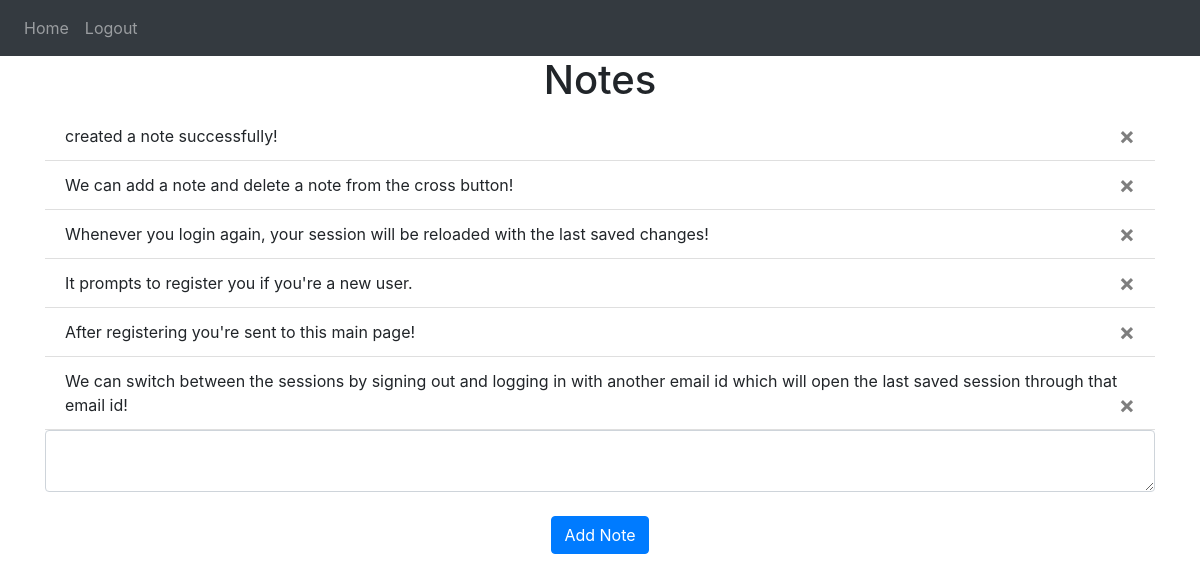
Screenshot of / (signed in) with the database file from the repository.
### website/models.py (models this page shows)
class Note(db.Model):
    id = db.Column(db.Integer, primary_key=True)
    data = db.Column(db.String(10000))
    date = db.Column(db.DateTime(timezone=True), default=func.now())
    user_id = db.Column(db.Integer, db.ForeignKey('user.id'))

### website/views.py (the view, shortened to what this page needs)
@views.route('/', methods=['GET', 'POST'])
@login_required
def home():
    return render_template("home.html", user=current_user)

### website/__init__.py (called while the page is built)
def create_app():
    app = Flask(__name__)
    app.config['SECRET_KEY'] = 'hjshjhdjah kjshkjdhjs'
    app.config['SQLALCHEMY_DATABASE_URI'] = f'sqlite:///{DB_NAME}'
    db.init_app(app)
    from .views import views
    from .auth import auth
    app.register_blueprint(views, url_prefix='/')
    app.register_blueprint(auth, url_prefix='/')
    from .models import User, Note
    with app.app_context():
        db.create_all()
    login_manager = LoginManager()
    login_manager.login_view = 'auth.login'
    login_manager.init_app(app)
    @login_manager.user_loader
    def load_user(id):
        return User.query.get(int(id))
    return app

### website/templates/home.html
{% extends "base.html" %} {% block title %}Home{% endblock %} {% block content
%}
<h1 align="center">Notes</h1>
<ul class="list-group list-group-flush" id="notes">
  {% for note in user.notes %}
  <li class="list-group-item">
    {{ note.data }}
    <button type="button" class="close" onClick="deleteNote({{ note.id }})">
      <span aria-hidden="true">&times;</span>
    </button>
  </li>
  {% endfor %}
</ul>
<form method="POST">
  <textarea name="note" id="note" class="form-control"></textarea>
  <br />
  <div align="center">
    <button type="submit" class="btn btn-primary">Add Note</button>
  </div>
</form>
{% endblock %}

### website/templates/base.html (shortened to what this page needs)
<!DOCTYPE html>
<html>
  <head>
    <link
      rel="stylesheet"
      href="https://stackpath.bootstrapcdn.com/bootstrap/4.4.1/css/bootstrap.min.css"
    />
    <link
      rel="stylesheet"
      href="https://stackpath.bootstrapcdn.com/font-awesome/4.7.0/css/font-awesome.min.css"
    />
  </head>
  <body>
    <nav class="navbar navbar-expand-lg navbar-dark bg-dark">
      <div class="collapse navbar-collapse" id="navbar">
        <div class="navbar-nav">
          {% if user.is_authenticated %}
          <a class="nav-item nav-link" id="home" href="/">Home</a>
          <a class="nav-item nav-link" id="logout" href="/logout">Logout</a>
          {% else %}
          <a class="nav-item nav-link" id="login" href="/login">Login</a>
          <a class="nav-item nav-link" id="signUp" href="/sign-up">Sign Up</a>
          {% endif %}
        </div>
      </div>
    </nav>
    <div class="container">{% block content %} {% endblock %}</div>
  </body>
</html>

### rows the page displays
Note: data "created a note successfully!"
Note: data "We can add a note and delete a note from the cross button!"
Note: data "Whenever you login again, your session will be reloaded with the last saved changes!"
Note: data "It prompts to register you if you're a new user."
Note: data "After registering you're sent to this main page!"
Note: data "We can switch between the sessions by signing out and logging in with another email id which will open the last saved session through that email id!"
